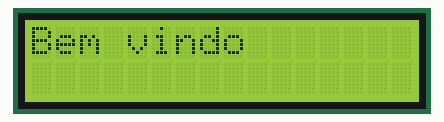
Simulated run of this sketch. Board: Arduino Uno, built with avr-gcc and run on an emulated ATmega328P. On the bench: 16×2 character LCD.

Above: at 0.1 s.
At 2.1 s:
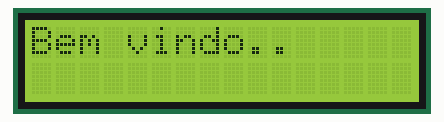
At 4.1 s:
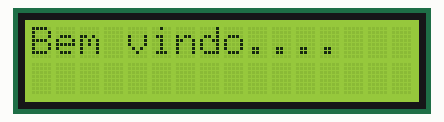
At 5.1 s:
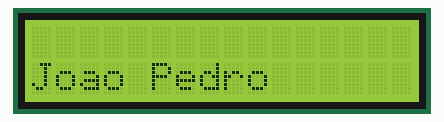

The sketch:

sketch.ino
```cpp
#include<LiquidCrystal_I2C.h>

//Tipo do objeto => nome do objeto
LiquidCrystal_I2C lcd(0x27, 16, 2);

void setup() {
  //inicializando a tela
  lcd.init();

  //liga a luz de fundo da tela
  lcd.backlight();
  //posição Inicial
  lcd.setCursor(0,0);
  lcd.print("Bem vindo");
  delay(1000);
  lcd.setCursor(9,0);
  lcd.print(".");
  delay(1000);
  lcd.setCursor(10,0);
  lcd.print(".");
  delay(1000);
  lcd.setCursor(11,0);
  lcd.print(".");
  delay(1000);
  lcd.setCursor(12,0);
  lcd.print(".");
  delay(1000);
  lcd.clear();
}

void loop() {
  lcd.setCursor(0,1);
  lcd.print("Joao Pedro");

}
```

Measured:
- what the display in image 2 shows lasts 1.0 s, from 4.1 s to 5.1 s
